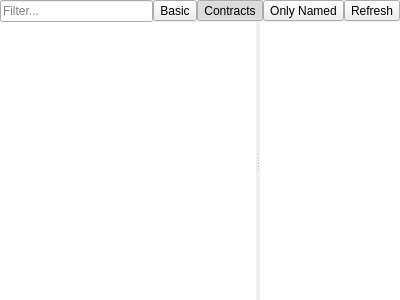
<?xml version="1.0" encoding="UTF-8"?>
<ui version="4.0">
 <class>AllAccounts</class>
 <widget class="QWidget" name="AllAccounts">
  <property name="geometry">
   <rect>
    <x>0</x>
    <y>0</y>
    <width>400</width>
    <height>300</height>
   </rect>
  </property>
  <property name="windowTitle">
   <string>Form</string>
  </property>
  <layout class="QVBoxLayout" name="verticalLayout">
   <property name="spacing">
    <number>0</number>
   </property>
   <property name="leftMargin">
    <number>0</number>
   </property>
   <property name="topMargin">
    <number>0</number>
   </property>
   <property name="rightMargin">
    <number>0</number>
   </property>
   <property name="bottomMargin">
    <number>0</number>
   </property>
   <item>
    <layout class="QHBoxLayout" name="horizontalLayout_12">
     <item>
      <widget class="QLineEdit" name="accountsFilter">
       <property name="placeholderText">
        <string>Filter...</string>
       </property>
      </widget>
     </item>
     <item>
      <widget class="QToolButton" name="showBasic">
       <property name="text">
        <string>Basic</string>
       </property>
       <property name="checkable">
        <bool>true</bool>
       </property>
      </widget>
     </item>
     <item>
      <widget class="QToolButton" name="showContracts">
       <property name="text">
        <string>Contracts</string>
       </property>
       <property name="checkable">
        <bool>true</bool>
       </property>
       <property name="checked">
        <bool>true</bool>
       </property>
      </widget>
     </item>
     <item>
      <widget class="QToolButton" name="onlyNamed">
       <property name="text">
        <string>Only Named</string>
       </property>
       <property name="checkable">
        <bool>true</bool>
       </property>
       <property name="checked">
        <bool>false</bool>
       </property>
      </widget>
     </item>
     <item>
      <widget class="QToolButton" name="refreshAccounts">
       <property name="text">
        <string>Refresh</string>
       </property>
      </widget>
     </item>
    </layout>
   </item>
   <item>
    <widget class="QSplitter" name="splitter_3">
     <property name="sizePolicy">
      <sizepolicy hsizetype="Expanding" vsizetype="MinimumExpanding">
       <horstretch>0</horstretch>
       <verstretch>0</verstretch>
      </sizepolicy>
     </property>
     <property name="orientation">
      <enum>Qt::Horizontal</enum>
     </property>
     <widget class="QListWidget" name="accounts">
      <property name="sizePolicy">
       <sizepolicy hsizetype="Expanding" vsizetype="Expanding">
        <horstretch>0</horstretch>
        <verstretch>0</verstretch>
       </sizepolicy>
      </property>
      <property name="focusPolicy">
       <enum>Qt::NoFocus</enum>
      </property>
      <property name="frameShape">
       <enum>QFrame::NoFrame</enum>
      </property>
     </widget>
     <widget class="QPlainTextEdit" name="accountInfo">
      <property name="sizePolicy">
       <sizepolicy hsizetype="Expanding" vsizetype="Expanding">
        <horstretch>2</horstretch>
        <verstretch>0</verstretch>
       </sizepolicy>
      </property>
      <property name="focusPolicy">
       <enum>Qt::WheelFocus</enum>
      </property>
      <property name="frameShape">
       <enum>QFrame::NoFrame</enum>
      </property>
      <property name="readOnly">
       <bool>true</bool>
      </property>
     </widget>
    </widget>
   </item>
  </layout>
 </widget>
 <resources/>
 <connections/>
</ui>
